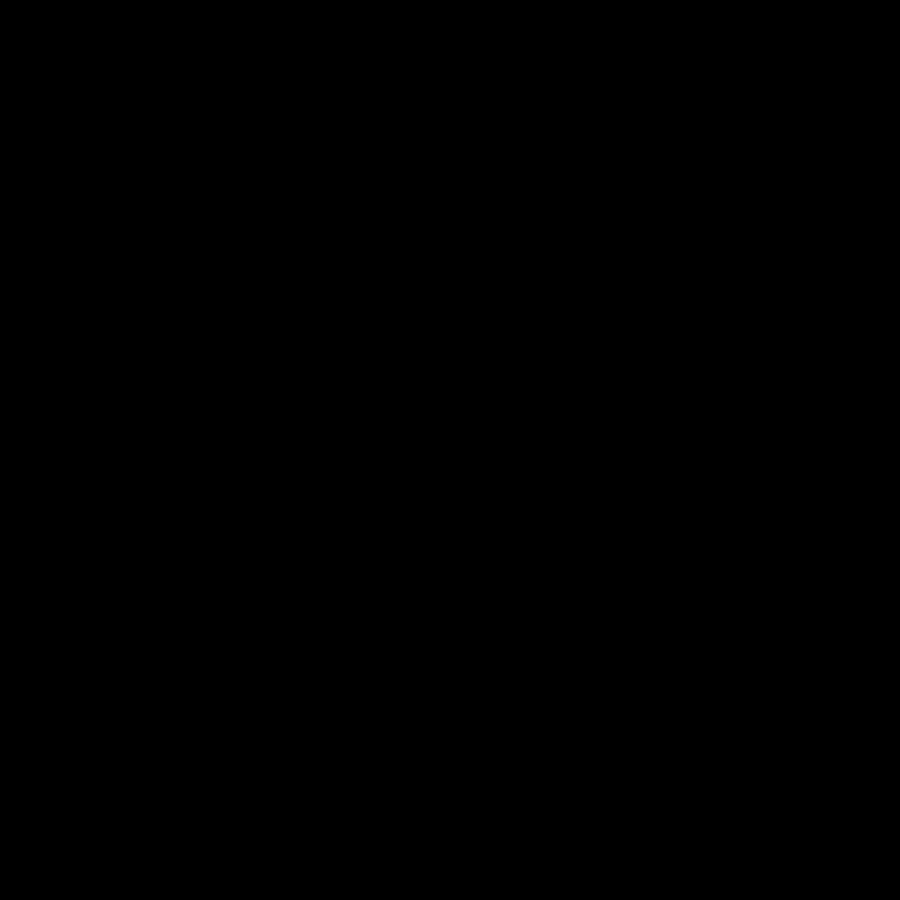
Frame 1 (no input)
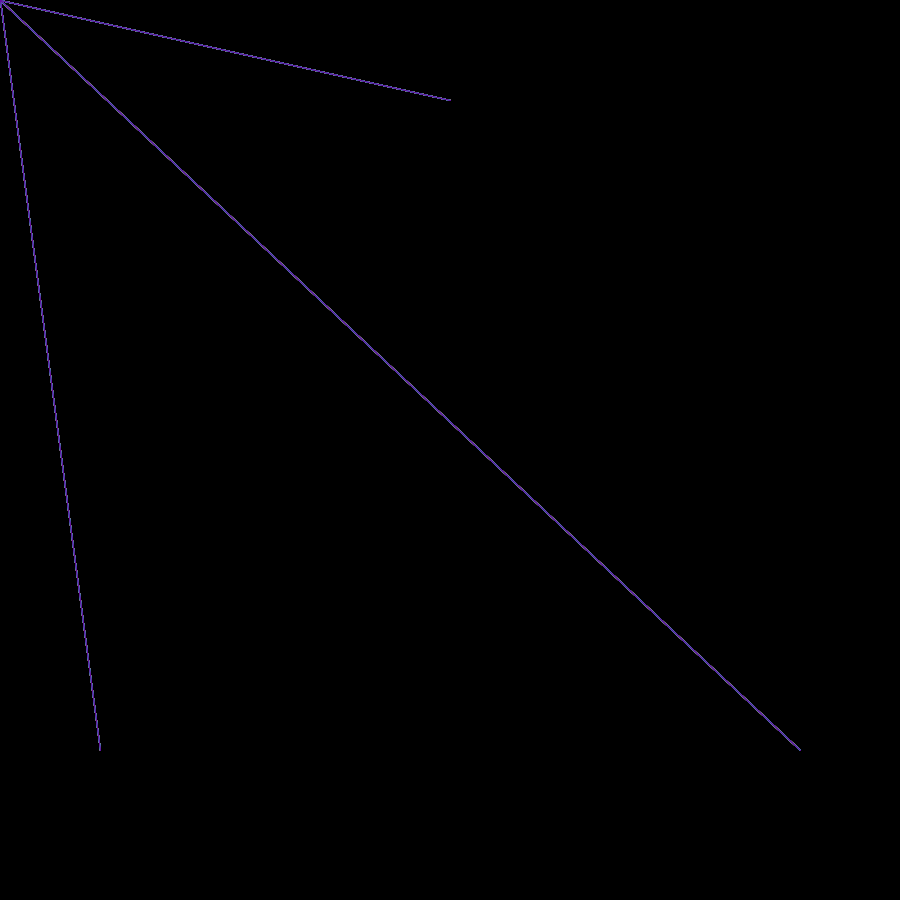
Frame 60 (the mouse pressed at the canvas centre just before this capture)
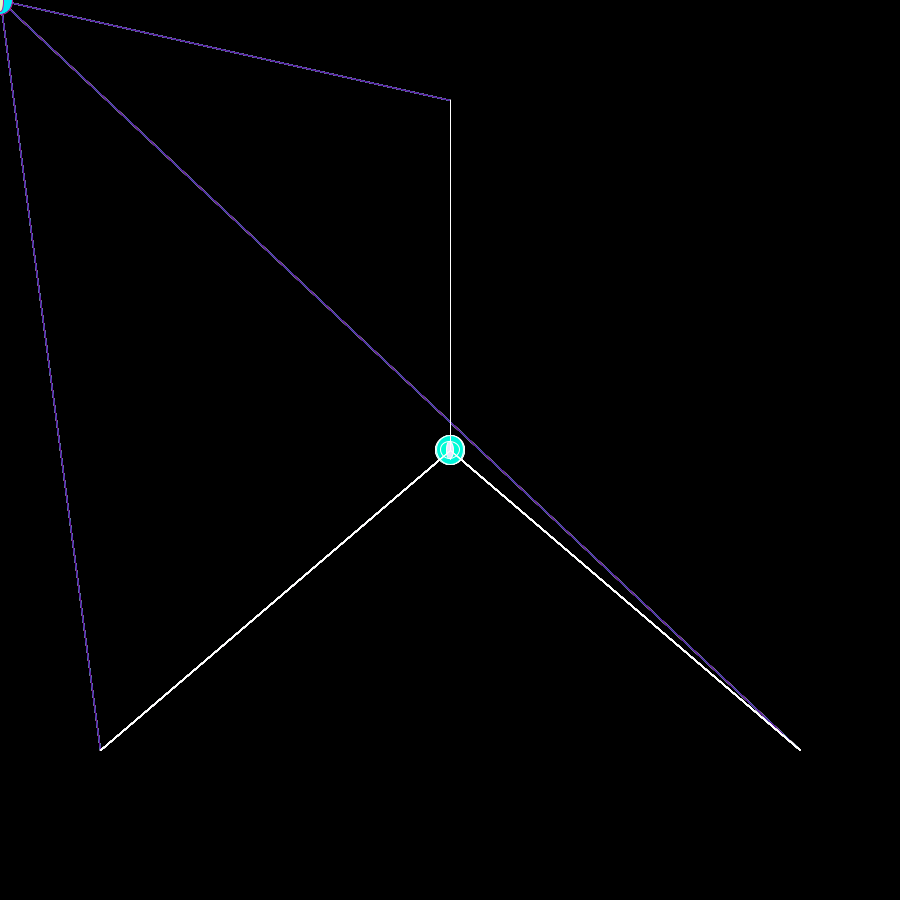
Frame 120 (the mouse held since frame 60 and released just before this capture)

The Processing sketch that drew these frames (run headless with seeded random() and noise(); from frame 60 on, the mouse is pressed at the canvas centre):

// Processing sketch: processing_47149
// ── processing_47149.pde

void setup(){
    size(900,900);
    background(0);
}    

void mouseMoved(){
  ellipseMode(CENTER);
  fill(random(200,255),0,random(200,255));
  ellipse(mouseX,mouseY,50,50);
  ellipseMode(CENTER);
  fill(random(200,255),random(200,255),0);
  ellipse(mouseY,mouseX,random(0,50),50);
}
  
void draw(){
  if(mousePressed){
    fill(0,random(200,255),random(200,255));
      ellipse(pmouseY,pmouseX,random(15,30),random(15,30));
  fill(random(200,255),random(200,255),random(200,255));
  ellipse(pmouseX,pmouseY,random(0,25),random(0,25));
  }
  line(mouseX,mouseY,450,100);
  line(mouseX,mouseY,100,750);
  line(mouseX,mouseY,800,750);
  line(mouseY,mouseX,450,100);
  line(mouseY,mouseX,100,750);
  line(mouseY,mouseX,800,750);
  
   if(mousePressed) {
    fill(0);
    stroke(255,255,255);
   }   else {
    stroke(random(255),random(255),random(255));
  } 

}
 
 
